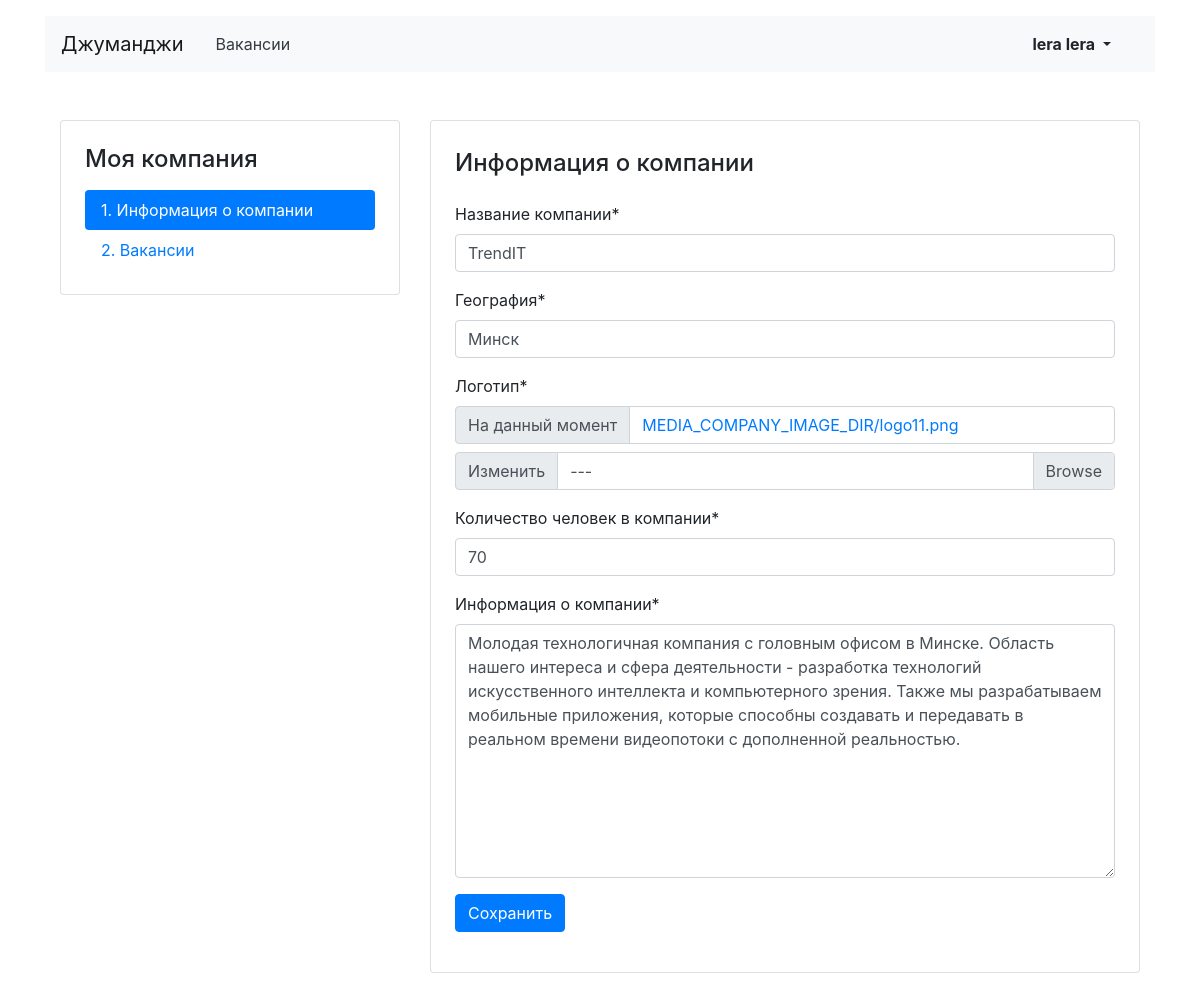
The page /mycompany/ (signed in) on the database its author committed.
### vacancies/models.py (models this page shows, shortened)
class Company(models.Model):
    name = models.CharField(max_length=64)
    location = models.CharField(max_length=64)
    logo = models.ImageField(upload_to='MEDIA_COMPANY_IMAGE_DIR')
    description = models.TextField(blank=True)
    employee_count = models.IntegerField()
    owner = models.OneToOneField(User, on_delete=models.PROTECT, related_name='companies', null=True)
    class Meta:
        verbose_name = 'Компания'
        verbose_name_plural = 'Компании'

### vacancies/views.py (the view, shortened to what this page needs)
# urls.py: path('mycompany/', MyCompanyFullView.as_view(), name='mycompany'),
class MyCompanyFullView(LoginRequiredMixin, UpdateView):
    form_class = MyCompanyForm
    template_name = 'vacancies/company-edit.html'
    login_url = '/login/'
    def get(self, request, *args, **kwargs):
        try:
            mycompany = Company.objects.get(owner=request.user)
        except ObjectDoesNotExist:
            return redirect('letsstart_mycompany')
        else:
            filled_form = MyCompanyForm(instance=mycompany)
            context = {
                'form': filled_form,
                'mycompany': mycompany,
                'isCompanyClick': "nav-link active",
                'isVacancyClick': "nav-link"
            }
            return render(request, 'vacancies/company-edit.html', context=context)

### vacancies/forms.py
class MyCompanyForm(forms.ModelForm):
    name = forms.CharField(label='Название компании')
    location = forms.CharField(label='География')
    logo = forms.ImageField(label='Логотип')
    employee_count = forms.IntegerField(label='Количество человек в компании')
    description = forms.CharField(label='Информация о компании', widget=forms.Textarea())
    class Meta:
        model = Company
        fields = ['name', 'location', 'logo', 'employee_count', 'description']
    def __init__(self, *args, **kwargs):
        super().__init__(*args, **kwargs)
        self.helper = FormHelper()
        self.helper.form_method = 'post'
        self.helper.add_input(Submit('save', 'Сохранить'))

### vacancies/templates/vacancies/company-edit.html (shortened to what this page needs)
{% extends 'vacancies/my-company-base.html' %}
{% block mycompany %}
<div class="col-12 col-lg-8">
    <div class="card">
        <div class="card-body px-4 pb-4">
            <section class="tab-pane fade show active">
                <h2 class="h4 pt-2 pb-3">Информация о&nbsp;компании</h2>
                {% load crispy_forms_tags %}
                {% crispy form %}
            </section>
        </div>
    </div>
</div>
{% endblock %}

### vacancies/templates/vacancies/base.html (shortened to what this page needs)
<!DOCTYPE html>
<html lang="ru">
<head>
    <link rel="stylesheet" href="https://stackpath.bootstrapcdn.com/bootstrap/4.3.1/css/bootstrap.min.css"
>
</head>
<body>
<header class="container mt-3">
    <nav class="navbar navbar-expand-lg navbar-light bg-light">
        <a class="navbar-brand mr-4" href="{% url 'home' %}">Джуманджи</a>
        <div class="collapse navbar-collapse justify-content-between" id="navbarNav">
            <ul class="navbar-nav col-10">
                <li class="nav-item">
                    <a class="nav-link text-dark" href="{% url 'vacancies' %}">Вакансии</a>
                </li>
            </ul>
            {% if request.user.is_authenticated %}
            <ul class="navbar-nav col-2 justify-content-end">
                <li class="nav-item active">
                    <div class="btn-group">
                        {% if user.first_name or user.last_name %}
                        <button type="button" class="btn dropdown-toggle font-weight-bold  float-right"
                                data-toggle="dropdown" aria-haspopup="true" aria-expanded="false">
                            {{ user.first_name }} {{ user.last_name }}
                        </button>
                        {% else %}
                        <button type="button" class="btn dropdown-toggle font-weight-bold  float-right"
                                data-toggle="dropdown" aria-haspopup="true" aria-expanded="false">
                            {{ user.username }}
                        </button>
                        {% endif %}
                    </div>
                </li>
            </ul>
            {% else %}
            <ul class="navbar-nav col-2 justify-content-end">
                <li class="nav-item active">
                    <a href="{% url 'login' %}" class="nav-link font-weight-bold">Вход</a>
                </li>
            </ul>
            {% endif %}
        </div>
    </nav>
</header>
<main class="container mt-3">
    {% block content %}
    {% endblock %}
</main>
</body>
</html>

### rows shown on the page
Company: name "TrendIT", location "Минск", employee_count "70", description "Молодая технологичная компания с головным офисом в Минске. Область нашего интереса и сфера деятельности - разработка технологий искусственного интеллекта и компьютерного зрения. Также мы разрабатываем мобильные приложения, которые способны создавать и передавать в реальном времени видеопотоки с дополненной реальностью."

### other values the page prints
{{ user.first_name }} "lera"
{{ user.last_name }} "lera"
